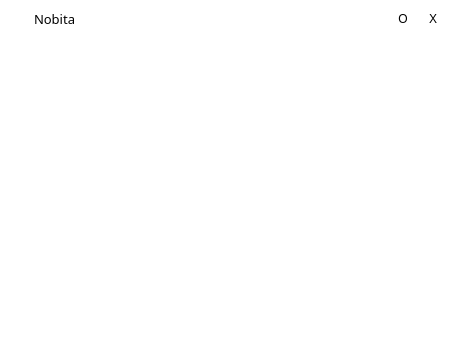
<?xml version="1.0" encoding="UTF-8"?>
<ui version="4.0">
 <class>JVMdiWidget</class>
 <widget class="QWidget" name="JVMdiWidget">
  <property name="geometry">
   <rect>
    <x>0</x>
    <y>0</y>
    <width>452</width>
    <height>362</height>
   </rect>
  </property>
  <property name="minimumSize">
   <size>
    <width>160</width>
    <height>160</height>
   </size>
  </property>
  <property name="maximumSize">
   <size>
    <width>16777215</width>
    <height>16777215</height>
   </size>
  </property>
  <property name="mouseTracking">
   <bool>true</bool>
  </property>
  <property name="focusPolicy">
   <enum>Qt::ClickFocus</enum>
  </property>
  <property name="windowTitle">
   <string>JVMdiWidget</string>
  </property>
  <property name="styleSheet">
   <string notr="true">background-color: rgb(160, 160, 160);
color: rgb(176, 177, 180);</string>
  </property>
  <layout class="QVBoxLayout" name="verticalLayout_2">
   <property name="spacing">
    <number>0</number>
   </property>
   <property name="leftMargin">
    <number>0</number>
   </property>
   <property name="topMargin">
    <number>0</number>
   </property>
   <property name="rightMargin">
    <number>0</number>
   </property>
   <property name="bottomMargin">
    <number>0</number>
   </property>
   <item>
    <widget class="QWidget" name="widget_border" native="true">
     <property name="maximumSize">
      <size>
       <width>16777215</width>
       <height>16777215</height>
      </size>
     </property>
     <property name="focusPolicy">
      <enum>Qt::NoFocus</enum>
     </property>
     <property name="styleSheet">
      <string notr="true">background-color: rgb(255, 255, 255);
color: rgb(0, 0, 0);</string>
     </property>
     <layout class="QVBoxLayout" name="verticalLayout" stretch="1,10">
      <property name="spacing">
       <number>0</number>
      </property>
      <property name="leftMargin">
       <number>4</number>
      </property>
      <property name="topMargin">
       <number>4</number>
      </property>
      <property name="rightMargin">
       <number>4</number>
      </property>
      <property name="bottomMargin">
       <number>2</number>
      </property>
      <item>
       <widget class="MdiDragger" name="widget_title" native="true">
        <property name="minimumSize">
         <size>
          <width>0</width>
          <height>30</height>
         </size>
        </property>
        <property name="maximumSize">
         <size>
          <width>16777215</width>
          <height>30</height>
         </size>
        </property>
        <layout class="QHBoxLayout" name="horizontalLayout">
         <property name="spacing">
          <number>0</number>
         </property>
         <property name="leftMargin">
          <number>0</number>
         </property>
         <property name="topMargin">
          <number>0</number>
         </property>
         <property name="rightMargin">
          <number>0</number>
         </property>
         <property name="bottomMargin">
          <number>0</number>
         </property>
         <item>
          <widget class="QPushButton" name="pushButton">
           <property name="minimumSize">
            <size>
             <width>30</width>
             <height>30</height>
            </size>
           </property>
           <property name="maximumSize">
            <size>
             <width>30</width>
             <height>30</height>
            </size>
           </property>
           <property name="text">
            <string/>
           </property>
           <property name="icon">
            <iconset resource="../resource.qrc">
             <normaloff>:/res/images/icon.png</normaloff>:/res/images/icon.png</iconset>
           </property>
           <property name="iconSize">
            <size>
             <width>30</width>
             <height>30</height>
            </size>
           </property>
           <property name="flat">
            <bool>true</bool>
           </property>
          </widget>
         </item>
         <item>
          <widget class="QLabel" name="title">
           <property name="minimumSize">
            <size>
             <width>100</width>
             <height>0</height>
            </size>
           </property>
           <property name="maximumSize">
            <size>
             <width>16777215</width>
             <height>30</height>
            </size>
           </property>
           <property name="font">
            <font>
             <family>宋体</family>
             <pointsize>10</pointsize>
            </font>
           </property>
           <property name="styleSheet">
            <string notr="true">background-color: rgb(255, 255, 255);
color: rgb(0, 0, 0);</string>
           </property>
           <property name="text">
            <string>Nobita</string>
           </property>
           <property name="margin">
            <number>6</number>
           </property>
          </widget>
         </item>
         <item>
          <widget class="QToolButton" name="maxBtn">
           <property name="minimumSize">
            <size>
             <width>24</width>
             <height>24</height>
            </size>
           </property>
           <property name="maximumSize">
            <size>
             <width>30</width>
             <height>30</height>
            </size>
           </property>
           <property name="styleSheet">
            <string notr="true">background-color: rgb(255, 255, 255);
color: rgb(0, 0, 0);</string>
           </property>
           <property name="text">
            <string>O</string>
           </property>
           <property name="icon">
            <iconset resource="../resource.qrc">
             <normaloff>:/res/images/max.png</normaloff>:/res/images/max.png</iconset>
           </property>
           <property name="iconSize">
            <size>
             <width>30</width>
             <height>30</height>
            </size>
           </property>
           <property name="autoRaise">
            <bool>true</bool>
           </property>
          </widget>
         </item>
         <item>
          <widget class="QToolButton" name="closeBtn">
           <property name="minimumSize">
            <size>
             <width>24</width>
             <height>24</height>
            </size>
           </property>
           <property name="maximumSize">
            <size>
             <width>30</width>
             <height>30</height>
            </size>
           </property>
           <property name="styleSheet">
            <string notr="true">background-color: rgb(255, 255, 255);
color: rgb(0, 0, 0);</string>
           </property>
           <property name="text">
            <string>X</string>
           </property>
           <property name="icon">
            <iconset resource="../resource.qrc">
             <normaloff>:/res/images/close.png</normaloff>:/res/images/close.png</iconset>
           </property>
           <property name="iconSize">
            <size>
             <width>30</width>
             <height>30</height>
            </size>
           </property>
           <property name="autoRaise">
            <bool>true</bool>
           </property>
          </widget>
         </item>
        </layout>
       </widget>
      </item>
      <item>
       <widget class="QWidget" name="widget" native="true">
        <property name="minimumSize">
         <size>
          <width>0</width>
          <height>120</height>
         </size>
        </property>
        <property name="styleSheet">
         <string notr="true">background-color: rgb(255, 255, 255);</string>
        </property>
        <layout class="QHBoxLayout" name="horizontalLayout_2">
         <property name="spacing">
          <number>0</number>
         </property>
         <property name="leftMargin">
          <number>0</number>
         </property>
         <property name="topMargin">
          <number>0</number>
         </property>
         <property name="rightMargin">
          <number>0</number>
         </property>
         <property name="bottomMargin">
          <number>0</number>
         </property>
        </layout>
       </widget>
      </item>
     </layout>
    </widget>
   </item>
  </layout>
 </widget>
 <layoutdefault spacing="6" margin="11"/>
 <customwidgets>
  <customwidget>
   <class>MdiDragger</class>
   <extends>QWidget</extends>
   <header location="global">mdi_dragger.h</header>
   <container>1</container>
  </customwidget>
 </customwidgets>
 <resources>
  <include location="../resource.qrc"/>
 </resources>
 <connections/>
</ui>
